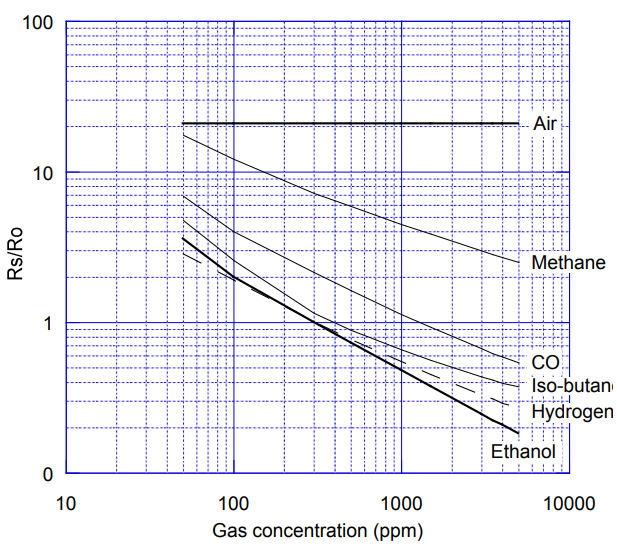
#> input picture sensitivity.png, 617 x 547 px
$ python sensor_sensitivity.py
#> lines starting #> are read from the running program, lines starting #| are printed output that depends on the picture
import cv2
import numpy as np
import matplotlib.pyplot as plt

x_offset = 0.105
x_scale = 0.817
y_offset = 0.137
y_scale = 0.826

# Load the image (change the filename if needed)
image_path = "sensitivity.png"
img = cv2.imread(image_path)
#> img is the input picture: shape (547, 617, 3); mean B, G, R 247.9, 238.3, 238.3
img_rgb = cv2.cvtColor(img, cv2.COLOR_BGR2RGB)

# Extracted ethanol data points (approximate, visually derived)
ethanol_x = [50, 100, 300, 700, 950, 2000, 5000]  # ppm
ethanol_y = [3.6, 2, 1.0, 0.6, 0.5, 0.31, 0.18]   # Rs/R0

# Convert to log10 for mapping to image scale
log_x = np.log10(ethanol_x)
log_y = np.log10(ethanol_y)

# Get image dimensions
img_height, img_width, _ = img.shape
#> img_height = 547; img_width = 617

# Map log-log data points to pixel coordinates (manually tuned mapping)
x_pixels = (log_x - 1) / 3 * img_width * x_scale + img_width * x_offset
y_pixels = img_height - ((log_y + 1) / 3 * img_height * y_scale + img_height * y_offset)

# Plot overlay again with gridlines added for easier visual verification
plt.figure(figsize=(6, 5))
plt.imshow(img_rgb)

# Plot the ethanol line
plt.plot(x_pixels, y_pixels, color='orange', linewidth=2, label='Ethanol (extracted)')

# Overlay log-log grid lines
# Define log scale ticks from 10^1 to 10^4 for x, and 10^-1 to 10^2 for y
x_ticks = np.log10([10, 100, 1000, 10000])
y_ticks = np.log10([0.1, 1, 10, 100])

# Draw vertical gridlines
for xt in x_ticks:
    x_pos = (xt - 1) / 3 * img_width * x_scale + img_width * x_offset
    plt.axvline(x=x_pos, color='gray', linestyle='--', linewidth=0.8)

# Draw horizontal gridlines
for yt in y_ticks:
    y_pos = img_height - ((yt + 1) / 3 * img_height * y_scale + img_height * y_offset)
    plt.axhline(y=y_pos, color='gray', linestyle='--', linewidth=0.8)

plt.axis('off')
plt.tight_layout()
plt.show()
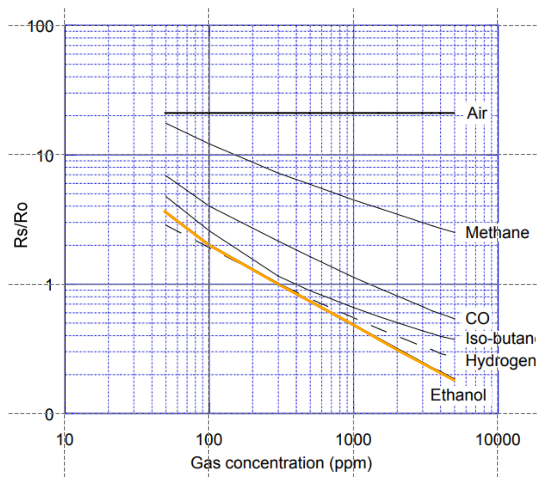
#> figure drawn by matplotlib, 1 panel
